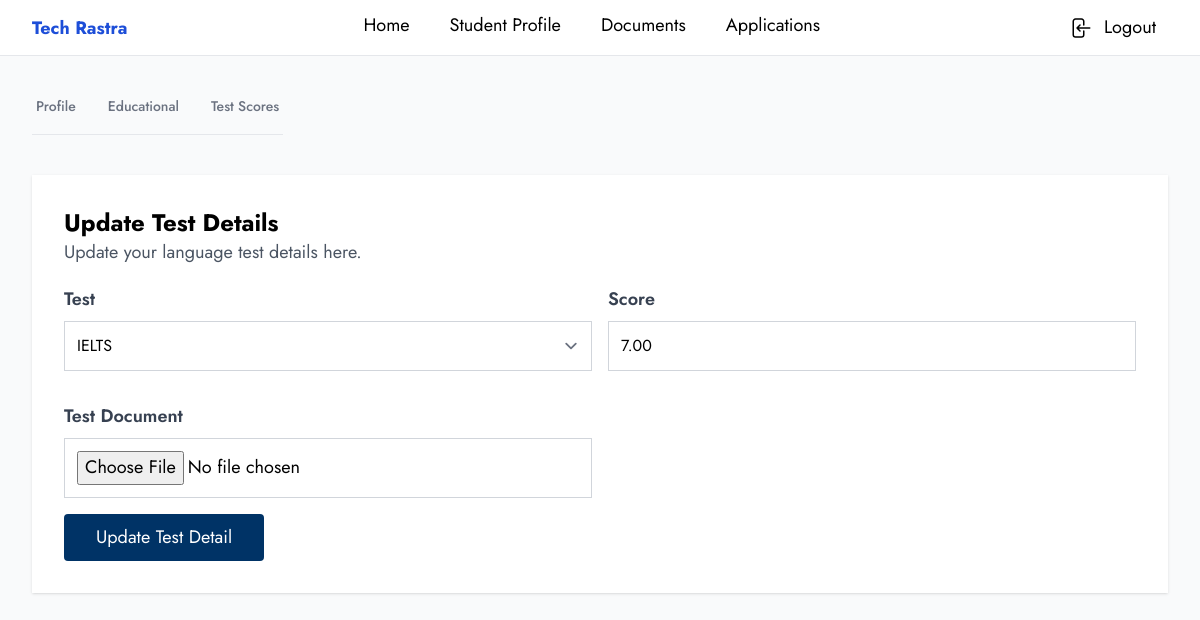
The app's page /student/profile/test-scores/edit/13 (signed in) with its own data.
### users/models.py (models this page shows, shortened)
class Consultancy(models.Model):
    STATUS_CHOICES = (
        ("pending", "Pending"),
        ("approved", "Approved"),
        ("rejected", "Rejected"),
    )
    STATE_CHOICES = (
        ("Province 1", "Province 1"),
        ("Province 2", "Province 2"),
        ("Bagmati", "Bagmati"),
        ("Gandaki", "Gandaki"),
        ("Lumbini", "Lumbini"),
        ("Karnali", "Karnali"),
        ("Sudurpashchim", "Sudurpashchim"),
    )
    name = models.CharField(max_length=255, unique=True)
    company_email = models.EmailField(max_length=255, unique=True)
    user = models.OneToOneField(
        User,
        on_delete=models.CASCADE,
    )
    slug = models.SlugField(max_length=255, unique=True, blank=True)
    logo = models.ImageField(upload_to="consultancy", null=True, blank=True)
    website = models.URLField(max_length=255, null=True, blank=True)
    address = models.CharField(max_length=255)
    city = models.CharField(max_length=100)
    zip_code = models.CharField(max_length=10)
    state = models.CharField(max_length=100, choices=STATE_CHOICES)
    country = models.CharField(max_length=100)
    phone = models.CharField(max_length=15)
    whatsapp = models.CharField(max_length=15, null=True, blank=True)
    status = models.CharField(max_length=100, choices=STATUS_CHOICES, default="pending")
    created_at = models.DateTimeField(default=timezone.now)
    updated_at = models.DateTimeField(default=timezone.now)
    class Meta:
        db_table = "consultancy"
        verbose_name_plural = "Consultancies"

### student/models.py (models this page shows, shortened)
class LanguageTest(models.Model):
    TEST_CHOICES = (
        ("ielts", "IELTS"),
        ("toefl", "TOEFL"),
        ("pte", "PTE"),
        ("gre", "GRE"),
        ("gmat", "GMAT"),
        ("sat", "SAT"),
        ("jlpt", "JLPT"),
        ("korean language", "Korean Language"),
    )
    test = models.CharField(max_length=20, choices=TEST_CHOICES)
    score = models.DecimalField(max_digits=6, decimal_places=2)
    user = models.ForeignKey(User, on_delete=models.CASCADE, related_name="test_scores")
    test_document = models.FileField(upload_to="test_documents/")
    created_at = models.DateTimeField(auto_now_add=True)
    updated_at = models.DateTimeField(auto_now=True)
    class Meta:
        db_table = "language_test"
        verbose_name_plural = "Language Tests"
        unique_together = ("user", "test")

### student/views.py (the view, shortened to what this page needs)
@login_required(login_url="login")
def edit_test_score(request, pk):
    if request.user.role != "student":
        messages.error(request, "You are not authorized to view this page.")
        return redirect("error")
    test_score = LanguageTest.objects.filter(id=pk).first()
    if not test_score:
        messages.error(request, "Test score not found.")
        return redirect("student_profile_test_scores")
    form = LanguageTestForm(
        request.POST or None, request.FILES or None, instance=test_score
    )
    return render(request, "student/edit_test.html", {"form": form})

### student/forms.py
class LanguageTestForm(forms.ModelForm):
    class Meta:
        model = LanguageTest
        fields = "__all__"
        exclude = ["user", "created_at", "updated_at"]
        labels = {
            "test": _("Test"),
            "score": _("Score"),
            "test_document": _("Test Document"),
        }
        widgets = {
            "test": forms.Select(attrs={"class": "input__text"}),
            "score": forms.NumberInput(attrs={"class": "input__text"}),
            "test_document": forms.FileInput(attrs={"class": "input__text"}),
        }

### users/context.py (called while the page is built)
def consultancy(request):
    is_profile_complete = False
    if request.user.is_authenticated:
        if request.user.role == "consultancy":
            consultancy = request.user.role == "consultancy"
            is_profile_complete = Consultancy.objects.filter(user=request.user).exists()
            return {
                "consultancy": consultancy,
                "is_profile_complete": is_profile_complete,
            }
        elif request.user.role == "student":
            consultancy = request.user.associated_with
            return {
                "student_consultancy": consultancy,
            }
    return {
        "consultancy": None,
        "is_profile_complete": False,
        "student_consultancy": None,
    }

### templates/student/edit_test.html (shortened to what this page needs)
{% extends 'base/profile_base.html' %}
{% block content %}
<div class="container mx-auto my-4">
    <div class="my-10">
        <div class="mt-8">
            {% include 'common/profile_tabs.html' %}
        </div>
    </div>
    <div class="bg-white w-full shadow p-5 md:p-8">
        <div class="mb-5">
            <h1 class="text-2xl font-bold">Update Test Details</h1>
            <p class="text-gray-600">
                Update your language test details here.
            </p>
        </div>
        <form method="POST" enctype="multipart/form-data" novalidate>
            <div class="grid grid-cols-1 md:grid-cols-2 gap-4 md:ga-8">
                {% for field in form %}
                <div class="mb-4">
                    <label for="{{ field.id_for_label }}" class="block text-gray-700 font-semibold mb-2">
                        {{ field.label }}
                    </label>
                    {{ field }}
                </div>
                {% endfor %}
            </div>
            <button type="submit" class="btn__primary">Update Test Detail</button>
        </form>
    </div>
</div>
{% endblock %}

### templates/common/profile_navbar.html (shortened to what this page needs)
<header class="bg-white shadow-xl border-b">
    <nav class="px-4 md:container md:mx-auto flex items-center justify-between">
        <div><span class="text-lg font-bold text-blue-700">{{student_consultancy.name}}</span></div>
        <div class="hidden md:flex justify-center gap-10">
            <a href="{% url 'student_home' %}"
                class="cursor-pointer py-3 border-b-4 {% if request.resolver_match.url_name == 'student_home' %} border-b-blue-700  {% else %} border-b-white {% endif %}">
                Home</a>
            <a href="{% url 'student_profile' %}"
                class="cursor-pointer py-3 border-b-4 {% if request.resolver_match.url_name == 'student_profile' %} border-b-blue-700  {% else %} border-b-white {% endif %}">
                Student Profile</a>
            <a href="{% url 'student_documents' %}"
                class="cursor-pointer py-3 border-b-4 {% if request.resolver_match.url_name == 'student_documents' %} border-b-blue-700  {% else %} border-b-white {% endif %}">
                Documents</a>
            <a href="{% url 'student_applications' %}"
                class="cursor-pointer py-3 border-b-4 {% if request.resolver_match.url_name == 'student_applications' %} border-b-blue-700  {% else %} border-b-white {% endif %}">
                Applications</a>
        </div>
        <div>
            <div>
                <a href="{% url 'logout' %}" class="flex items-center gap-3 p-3">
                    <span class="hidden md:inline">Logout</span>
                </a>
            </div>
        </div>
    </nav>
</header>

### records on screen
Consultancy: name "Tech Rastra"
LanguageTest: form "IELTS" "7.00"

### other values on screen
{{ field.label }} "Test" "Score" "Test Document"
